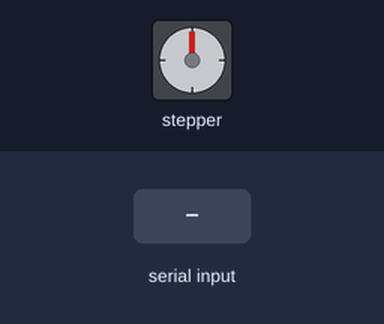
Simulated run of this sketch. Board: Arduino Uno, built with avr-gcc and run on an emulated ATmega328P. Parts: stepper motor. Inputs (shaded band) come from the test bench. Stepper angles assume 512 steps per turn.

Above: at 1.2 s.
1.3 s: "1" received over Serial
At 2.3 s:
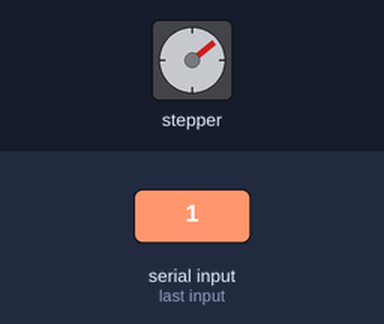
3.0 s: "1" received over Serial
At 4.7 s:
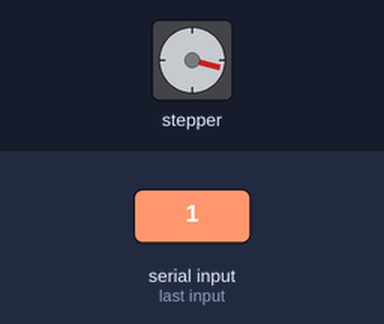
Timing chart, 0 to 6.2 s (numbered marks = the images above; inputs shaded):
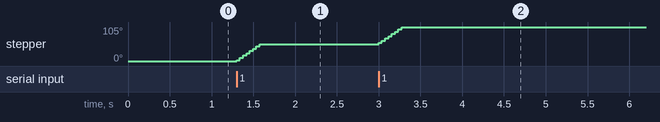

Measured:
- after the input at 1.3 s, stepper: turns 52° clockwise in 0.28 s, starting at once
- after the input at 3.0 s, stepper: turns 53° clockwise in 0.28 s, starting at once

The sketch:

camera_control.ino
```cpp
#include <Stepper.h>

// Motor pin definitions
#define motorPin1  1     // IN1 on the ULN2003 driver 1
#define motorPin2  2     // IN2 on the ULN2003 driver 1
#define motorPin3  3     // IN3 on the ULN2003 driver 1
#define motorPin4  4     // IN4 on the ULN2003 driver 1

// Initialize with pin sequence IN1-IN3-IN2-IN4 for using the AccelStepper with 28BYJ-48
Stepper stepper1(512, motorPin1, motorPin3, motorPin2, motorPin4);

void setup()
{
  Serial.begin(115200);
  stepper1.setSpeed(30);
}

void loop()
{
  if (Serial.available() > 0)
  {
    char data = Serial.read();

    if (data == '1')
    {
      stepper1.step(75);
    }

    if (data == '2')
    {
      stepper1.step(-75);
    }
  }
}
```
